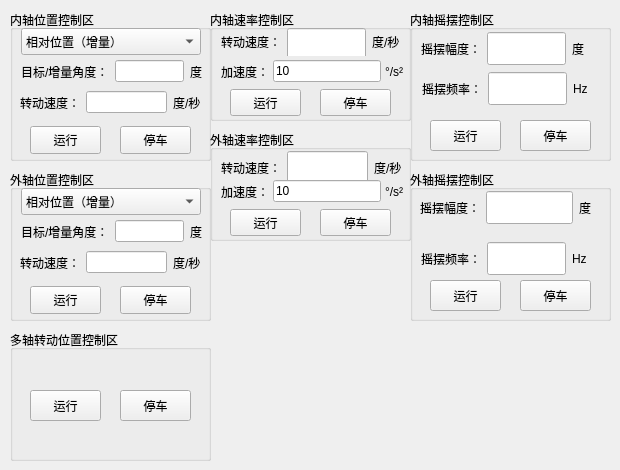
      <widget class="QWidget" name="tab_30">
       <attribute name="title">
        <string>运动控制</string>
       </attribute>
       <widget class="QGroupBox" name="groupBox_2">
        <property name="geometry">
         <rect>
          <x>10</x>
          <y>10</y>
          <width>201</width>
          <height>151</height>
         </rect>
        </property>
        <property name="title">
         <string>内轴位置控制区</string>
        </property>
        <widget class="QComboBox" name="comboBox_InnerPositionMode">
         <property name="geometry">
          <rect><x>11</x><y>18</y><width>180</width><height>27</height></rect>
         </property>
         <item><property name="text"><string>相对位置（增量）</string></property></item>
         <item><property name="text"><string>绝对位置（目标角）</string></property></item>
        </widget>
        <widget class="QPushButton" name="pushButton_InnerRun">
         <property name="geometry">
          <rect>
           <x>20</x>
           <y>116</y>
           <width>71</width>
           <height>28</height>
          </rect>
         </property>
         <property name="text">
          <string>运行</string>
         </property>
        </widget>
        <widget class="QPushButton" name="pushButton_InnerStop">
         <property name="geometry">
          <rect>
           <x>110</x>
           <y>116</y>
           <width>71</width>
           <height>28</height>
          </rect>
         </property>
         <property name="text">
          <string>停车</string>
         </property>
        </widget>
        <widget class="QWidget" name="layoutWidget">
         <property name="geometry">
          <rect>
           <x>11</x>
           <y>48</y>
           <width>181</width>
           <height>27</height>
          </rect>
         </property>
         <layout class="QHBoxLayout" name="horizontalLayout_4">
          <item>
           <widget class="QLabel" name="label_InnerRotationAngleSet">
            <property name="text">
             <string>目标/增量角度：</string>
            </property>
           </widget>
          </item>
          <item>
           <widget class="QLineEdit" name="lineEdit_InnerRotationAngleSet">
            </widget>
          </item>
          <item>
           <widget class="QLabel" name="label_Du">
            <property name="text">
             <string>度</string>
            </property>
           </widget>
          </item>
         </layout>
        </widget>
        <widget class="QWidget" name="layoutWidget">
         <property name="geometry">
          <rect>
           <x>10</x>
           <y>79</y>
           <width>181</width>
           <height>27</height>
          </rect>
         </property>
         <layout class="QHBoxLayout" name="horizontalLayout_5">
          <item>
           <widget class="QLabel" name="label_InnerRotationSpeedSet">
            <property name="text">
             <string>转动速度：</string>
            </property>
           </widget>
          </item>
          <item>
           <widget class="QLineEdit" name="lineEdit_InnerRotationSpeedSet">
            </widget>
          </item>
          <item>
           <widget class="QLabel" name="label_Du_5">
            <property name="text">
             <string>度/秒</string>
            </property>
           </widget>
          </item>
         </layout>
        </widget>
       </widget>
       <widget class="QGroupBox" name="groupBox_3">
        <property name="geometry">
         <rect>
          <x>10</x>
          <y>170</y>
          <width>201</width>
          <height>151</height>
         </rect>
        </property>
        <property name="title">
         <string>外轴位置控制区</string>
        </property>
        <widget class="QComboBox" name="comboBox_OuterPositionMode">
         <property name="geometry">
          <rect><x>11</x><y>18</y><width>180</width><height>27</height></rect>
         </property>
         <item><property name="text"><string>相对位置（增量）</string></property></item>
         <item><property name="text"><string>绝对位置（目标角）</string></property></item>
        </widget>
        <widget class="QPushButton" name="pushButton_OutterRun">
         <property name="geometry">
          <rect>
           <x>20</x>
           <y>116</y>
           <width>71</width>
           <height>28</height>
          </rect>
         </property>
         <property name="text">
          <string>运行</string>
         </property>
        </widget>
        <widget class="QPushButton" name="pushButton_OutterStop">
         <property name="geometry">
          <rect>
           <x>110</x>
           <y>116</y>
           <width>71</width>
           <height>28</height>
          </rect>
         </property>
         <property name="text">
          <string>停车</string>
         </property>
        </widget>
        <widget class="QWidget" name="layoutWidget">
         <property name="geometry">
          <rect>
           <x>11</x>
           <y>48</y>
           <width>181</width>
           <height>27</height>
          </rect>
         </property>
         <layout class="QHBoxLayout" name="horizontalLayout_6">
          <item>
           <widget class="QLabel" name="label_outterRotationAngleSet">
            <property name="text">
             <string>目标/增量角度：</string>
            </property>
           </widget>
          </item>
          <item>
           <widget class="QLineEdit" name="lineEdit_outerRotationAngleSet">
            </widget>
          </item>
          <item>
           <widget class="QLabel" name="label_Du_2">
            <property name="text">
             <string>度</string>
            </property>
           </widget>
          </item>
         </layout>
        </widget>
        <widget class="QWidget" name="layoutWidget">
         <property name="geometry">
          <rect>
           <x>10</x>
           <y>79</y>
           <width>181</width>
           <height>27</height>
          </rect>
         </property>
         <layout class="QHBoxLayout" name="horizontalLayout_7">
          <item>
           <widget class="QLabel" name="label_outterRotationSpeedSet">
            <property name="text">
             <string>转动速度：</string>
            </property>
           </widget>
          </item>
          <item>
           <widget class="QLineEdit" name="lineEdit_outerRotationSpeedSet">
            </widget>
          </item>
          <item>
           <widget class="QLabel" name="label_Du_6">
            <property name="text">
             <string>度/秒</string>
            </property>
           </widget>
          </item>
         </layout>
        </widget>
       </widget>
       <widget class="QGroupBox" name="groupBox_AllRationController">
        <property name="geometry">
         <rect>
          <x>10</x>
          <y>330</y>
          <width>201</width>
          <height>131</height>
         </rect>
        </property>
        <property name="title">
         <string>多轴转动位置控制区</string>
        </property>
        <widget class="QPushButton" name="pushButton_AllRun">
         <property name="geometry">
          <rect>
           <x>20</x>
           <y>60</y>
           <width>71</width>
           <height>31</height>
          </rect>
         </property>
         <property name="text">
          <string>运行</string>
         </property>
        </widget>
        <widget class="QPushButton" name="pushButton_AllStop">
         <property name="geometry">
          <rect>
           <x>110</x>
           <y>60</y>
           <width>71</width>
           <height>31</height>
          </rect>
         </property>
         <property name="text">
          <string>停车</string>
         </property>
        </widget>
       </widget>
       <widget class="QGroupBox" name="groupBox_15">
        <property name="geometry">
         <rect>
          <x>210</x>
          <y>10</y>
          <width>201</width>
          <height>111</height>
         </rect>
        </property>
        <property name="title">
         <string>内轴速率控制区</string>
        </property>
        <widget class="QPushButton" name="pushButton_InnerRunForSpeedMode">
         <property name="geometry">
          <rect>
           <x>20</x>
           <y>79</y>
           <width>71</width>
           <height>27</height>
          </rect>
         </property>
         <property name="text">
          <string>运行</string>
         </property>
        </widget>
        <widget class="QPushButton" name="pushButton_InnerStopForSpeedMode">
         <property name="geometry">
          <rect>
           <x>110</x>
           <y>79</y>
           <width>71</width>
           <height>27</height>
          </rect>
         </property>
         <property name="text">
          <string>停车</string>
         </property>
        </widget>
        <widget class="QWidget" name="layoutWidget">
         <property name="geometry">
          <rect>
           <x>11</x>
           <y>18</y>
           <width>183</width>
           <height>28</height>
          </rect>
         </property>
         <layout class="QHBoxLayout" name="horizontalLayout_54">
          <item>
           <widget class="QLabel" name="label_InnerRotationSpeedSet_10">
            <property name="text">
             <string>转动速度：</string>
            </property>
           </widget>
          </item>
          <item>
           <widget class="QLineEdit" name="lineEdit_InnerRotationSpeedForSpeedMode">
            <property name="minimumSize">
             <size>
              <width>0</width>
              <height>33</height>
             </size>
            </property>
            <property name="maximumSize">
             <size>
              <width>79</width>
              <height>33</height>
             </size>
            </property>
            </widget>
          </item>
          <item>
           <widget class="QLabel" name="label_Du_7">
            <property name="text">
             <string>度/秒</string>
            </property>
           </widget>
          </item>
         </layout>
        </widget>
       
        <widget class="QWidget" name="layoutWidget_InnerAcceleration">
         <property name="geometry">
          <rect><x>11</x><y>49</y><width>183</width><height>25</height></rect>
         </property>
         <layout class="QHBoxLayout" name="horizontalLayout_InnerAcceleration">
          <property name="spacing"><number>4</number></property>
          <property name="leftMargin"><number>0</number></property>
          <property name="topMargin"><number>0</number></property>
          <property name="rightMargin"><number>0</number></property>
          <property name="bottomMargin"><number>0</number></property>
          <item>
           <widget class="QLabel" name="label_InnerRotationAcceleration">
            <property name="text"><string>加速度：</string></property>
           </widget>
          </item>
          <item>
           <widget class="QLineEdit" name="lineEdit_InnerRotationAccelForSpeedMode">
            <property name="text"><string>10</string></property>
            <property name="maximumWidth"><number>70</number></property>
           </widget>
          </item>
          <item>
           <widget class="QLabel" name="label_InnerRotationAccelerationUnit">
            <property name="text"><string>°/s²</string></property>
           </widget>
          </item>
         </layout>
        </widget>
</widget>
       <widget class="QGroupBox" name="groupBox_16">
        <property name="geometry">
         <rect>
          <x>210</x>
          <y>130</y>
          <width>201</width>
          <height>111</height>
         </rect>
        </property>
        <property name="title">
         <string>外轴速率控制区</string>
        </property>
        <widget class="QPushButton" name="pushButton_OuterRunForSpeedMode">
         <property name="geometry">
          <rect>
           <x>20</x>
           <y>79</y>
           <width>71</width>
           <height>27</height>
          </rect>
         </property>
         <property name="text">
          <string>运行</string>
         </property>
        </widget>
        <widget class="QPushButton" name="pushButton_OuterStopForSpeedMode">
         <property name="geometry">
          <rect>
           <x>110</x>
           <y>79</y>
           <width>71</width>
           <height>27</height>
          </rect>
         </property>
         <property name="text">
          <string>停车</string>
         </property>
        </widget>
        <widget class="QWidget" name="layoutWidget">
         <property name="geometry">
          <rect>
           <x>11</x>
           <y>20</y>
           <width>181</width>
           <height>35</height>
          </rect>
         </property>
         <layout class="QHBoxLayout" name="horizontalLayout_57">
          <item>
           <widget class="QLabel" name="label_outterRotationSpeedSet_10">
            <property name="text">
             <string>转动速度：</string>
            </property>
           </widget>
          </item>
          <item>
           <widget class="QLineEdit" name="lineEdit_OuterRotationSpeedForSpeedMode">
            <property name="minimumSize">
             <size>
              <width>0</width>
              <height>33</height>
             </size>
            </property>
            </widget>
          </item>
          <item>
           <widget class="QLabel" name="label_Du_8">
            <property name="text">
             <string>度/秒</string>
            </property>
           </widget>
          </item>
         </layout>
        </widget>
       
        <widget class="QWidget" name="layoutWidget_OuterAcceleration">
         <property name="geometry">
          <rect><x>11</x><y>49</y><width>183</width><height>25</height></rect>
         </property>
         <layout class="QHBoxLayout" name="horizontalLayout_OuterAcceleration">
          <property name="spacing"><number>4</number></property>
          <property name="leftMargin"><number>0</number></property>
          <property name="topMargin"><number>0</number></property>
          <property name="rightMargin"><number>0</number></property>
          <property name="bottomMargin"><number>0</number></property>
          <item>
           <widget class="QLabel" name="label_OuterRotationAcceleration">
            <property name="text"><string>加速度：</string></property>
           </widget>
          </item>
          <item>
           <widget class="QLineEdit" name="lineEdit_OuterRotationAccelForSpeedMode">
            <property name="text"><string>10</string></property>
            <property name="maximumWidth"><number>70</number></property>
           </widget>
          </item>
          <item>
           <widget class="QLabel" name="label_OuterRotationAccelerationUnit">
            <property name="text"><string>°/s²</string></property>
           </widget>
          </item>
         </layout>
        </widget>
</widget>
       <widget class="QGroupBox" name="groupBox_17">
        <property name="geometry">
         <rect>
          <x>410</x>
          <y>170</y>
          <width>201</width>
          <height>151</height>
         </rect>
        </property>
        <property name="title">
         <string>外轴摇摆控制区</string>
        </property>
        <widget class="QPushButton" name="pushButton_OuterRunForSwayMode">
         <property name="geometry">
          <rect>
           <x>20</x>
           <y>110</y>
           <width>71</width>
           <height>31</height>
          </rect>
         </property>
         <property name="text">
          <string>运行</string>
         </property>
        </widget>
        <widget class="QPushButton" name="pushButton_OuterStopForSwayMode">
         <property name="geometry">
          <rect>
           <x>110</x>
           <y>110</y>
           <width>71</width>
           <height>31</height>
          </rect>
         </property>
         <property name="text">
          <string>停车</string>
         </property>
        </widget>
        <widget class="QWidget" name="layoutWidget">
         <property name="geometry">
          <rect>
           <x>11</x>
           <y>71</y>
           <width>171</width>
           <height>35</height>
          </rect>
         </property>
         <layout class="QHBoxLayout" name="horizontalLayout_48">
          <item>
           <widget class="QLabel" name="label_outterRotationSpeedSet_11">
            <property name="text">
             <string>摇摆频率：</string>
            </property>
           </widget>
          </item>
          <item>
           <widget class="QLineEdit" name="lineEdit_OuterSwayFreqForSwayMode">
            <property name="minimumSize">
             <size>
              <width>0</width>
              <height>33</height>
             </size>
            </property>
            <property name="maximumSize">
             <size>
              <width>79</width>
              <height>16777215</height>
             </size>
            </property>
            </widget>
          </item>
          <item>
           <widget class="QLabel" name="label_Du_24">
            <property name="text">
             <string>Hz</string>
            </property>
           </widget>
          </item>
         </layout>
        </widget>
        <widget class="QWidget" name="layoutWidget">
         <property name="geometry">
          <rect>
           <x>10</x>
           <y>20</y>
           <width>171</width>
           <height>35</height>
          </rect>
         </property>
         <layout class="QHBoxLayout" name="horizontalLayout_59">
          <item>
           <widget class="QLabel" name="label_outterRotationAngleSet_11">
            <property name="text">
             <string>摇摆幅度：</string>
            </property>
           </widget>
          </item>
          <item>
           <widget class="QLineEdit" name="lineEdit_OuterSwayAmplForSwayMode">
            <property name="minimumSize">
             <size>
              <width>0</width>
              <height>33</height>
             </size>
            </property>
            </widget>
          </item>
          <item>
           <widget class="QLabel" name="label_Du_21">
            <property name="text">
             <string>度</string>
            </property>
           </widget>
          </item>
         </layout>
        </widget>
       </widget>
       <widget class="QGroupBox" name="groupBox_18">
        <property name="geometry">
         <rect>
          <x>410</x>
          <y>10</y>
          <width>201</width>
          <height>151</height>
         </rect>
        </property>
        <property name="title">
         <string>内轴摇摆控制区</string>
        </property>
        <widget class="QPushButton" name="pushButton_InnerRunForSwayMode">
         <property name="geometry">
          <rect>
           <x>20</x>
           <y>110</y>
           <width>71</width>
           <height>31</height>
          </rect>
         </property>
         <property name="text">
          <string>运行</string>
         </property>
        </widget>
        <widget class="QPushButton" name="pushButton_InnerStopForSwayMode">
         <property name="geometry">
          <rect>
           <x>110</x>
           <y>110</y>
           <width>71</width>
           <height>31</height>
          </rect>
         </property>
         <property name="text">
          <string>停车</string>
         </property>
        </widget>
        <widget class="QWidget" name="layoutWidget">
         <property name="geometry">
          <rect>
           <x>12</x>
           <y>61</y>
           <width>169</width>
           <height>35</height>
          </rect>
         </property>
         <layout class="QHBoxLayout" name="horizontalLayout_53">
          <item>
           <widget class="QLabel" name="label_InnerRotationSpeedSet_11">
            <property name="text">
             <string>摇摆频率：</string>
            </property>
           </widget>
          </item>
          <item>
           <widget class="QLineEdit" name="lineEdit_InnerSwayFreqForSwayMode">
            <property name="minimumSize">
             <size>
              <width>79</width>
              <height>33</height>
             </size>
            </property>
            <property name="maximumSize">
             <size>
              <width>79</width>
              <height>16777215</height>
             </size>
            </property>
            </widget>
          </item>
          <item>
           <widget class="QLabel" name="label_Du_23">
            <property name="text">
             <string>Hz</string>
            </property>
           </widget>
          </item>
         </layout>
        </widget>
        <widget class="QWidget" name="layoutWidget">
         <property name="geometry">
          <rect>
           <x>11</x>
           <y>21</y>
           <width>165</width>
           <height>35</height>
          </rect>
         </property>
         <layout class="QHBoxLayout" name="horizontalLayout_58">
          <item>
           <widget class="QLabel" name="label_InnerRotationAngleSet_11">
            <property name="text">
             <string>摇摆幅度：</string>
            </property>
           </widget>
          </item>
          <item>
           <widget class="QLineEdit" name="lineEdit_InnerSwayAmplForSwayMode">
            <property name="minimumSize">
             <size>
              <width>79</width>
              <height>33</height>
             </size>
            </property>
            <property name="maximumSize">
             <size>
              <width>79</width>
              <height>33</height>
             </size>
            </property>
            </widget>
          </item>
          <item>
           <widget class="QLabel" name="label_Du_9">
            <property name="text">
             <string>度</string>
            </property>
           </widget>
          </item>
         </layout>
        </widget>
       </widget>
      </widget>
